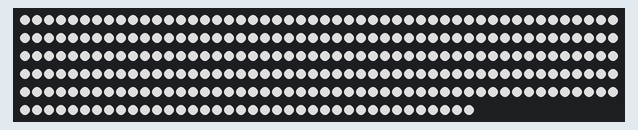
Simulated run of this sketch. Board: Arduino Uno, built with avr-gcc and run on an emulated ATmega328P. Parts: 288 RGB LEDs in strip order, left to right, continuing on the next row. Dim RGB values are drawn brighter than linear.

Above: at 0.1 s.

The sketch:

test3.ino
```cpp
#include <Adafruit_NeoPixel.h>
#define PIN        12
#define NUMPIXELS 288

Adafruit_NeoPixel pixels(NUMPIXELS, PIN, NEO_GRB + NEO_KHZ800);

void setup() {
  // put your setup code here, to run once:
  pixels.begin();
}

void loop() {
  // put your main code here, to run repeatedly:

  for (int i = 0; i < 288; i++) {
    pixels.setPixelColor(i, pixels.Color(155, 155, 155));
  }

  pixels.show();
  delay(2000);
  pixels.clear();
  delay(1000);
}
```
